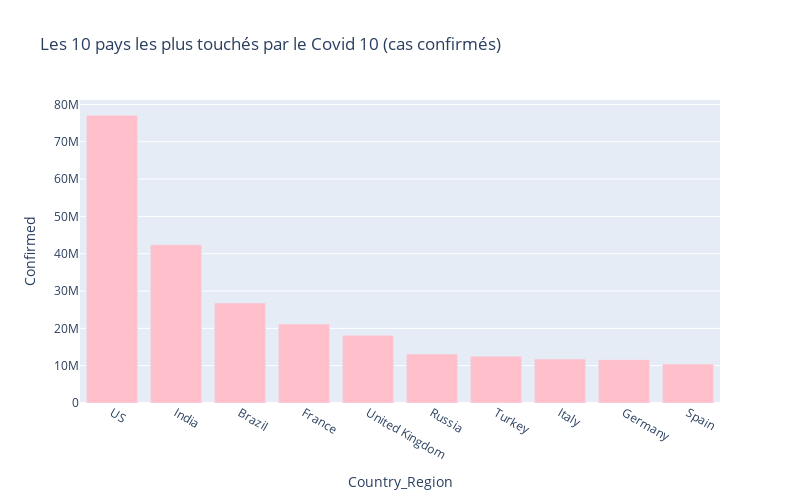

The code cell stored with this chart in its notebook:
### Code cell
px.bar(
    country_conf_class_df.head(10),
    x= 'Country_Region',
    y= 'Confirmed',
    title = 'Les 10 pays les plus touchés par le Covid 10 (cas confirmés)',
    color_discrete_sequence= ['pink'],
    height=500,
    width=800
)

### Figure 1 — Plotly figure (JSON) as saved in the notebook; plotly's stock layout.template omitted (floating-point values rounded to 4 significant figures)
{"data": [{"alignmentgroup": "True", "hovertemplate": "Country_Region=%{x}<br>Confirmed=%{y}<extra></extra>", "legendgroup": "", "marker": {"color": "pink", "pattern": {"shape": ""}}, "name": "", "offsetgroup": "", "orientation": "v", "showlegend": false, "textposition": "auto", "type": "bar", "x": ["US", "India", "Brazil", "France", "United Kingdom", "Russia", "Turkey", "Italy", "Germany", "Spain"], "xaxis": "x", "y": [77114866, 42410976, 26793497, 21176519, 18122634, 13128679, 12554674, 11765767, 11613921, 10439302], "yaxis": "y"}], "layout": {"barmode": "relative", "height": 500, "legend": {"tracegroupgap": 0}, "title": {"text": "Les 10 pays les plus touchés par le Covid 10 (cas confirmés)"}, "width": 800, "xaxis": {"anchor": "y", "domain": [0, 1], "title": {"text": "Country_Region"}}, "yaxis": {"anchor": "x", "domain": [0, 1], "title": {"text": "Confirmed"}}}}
